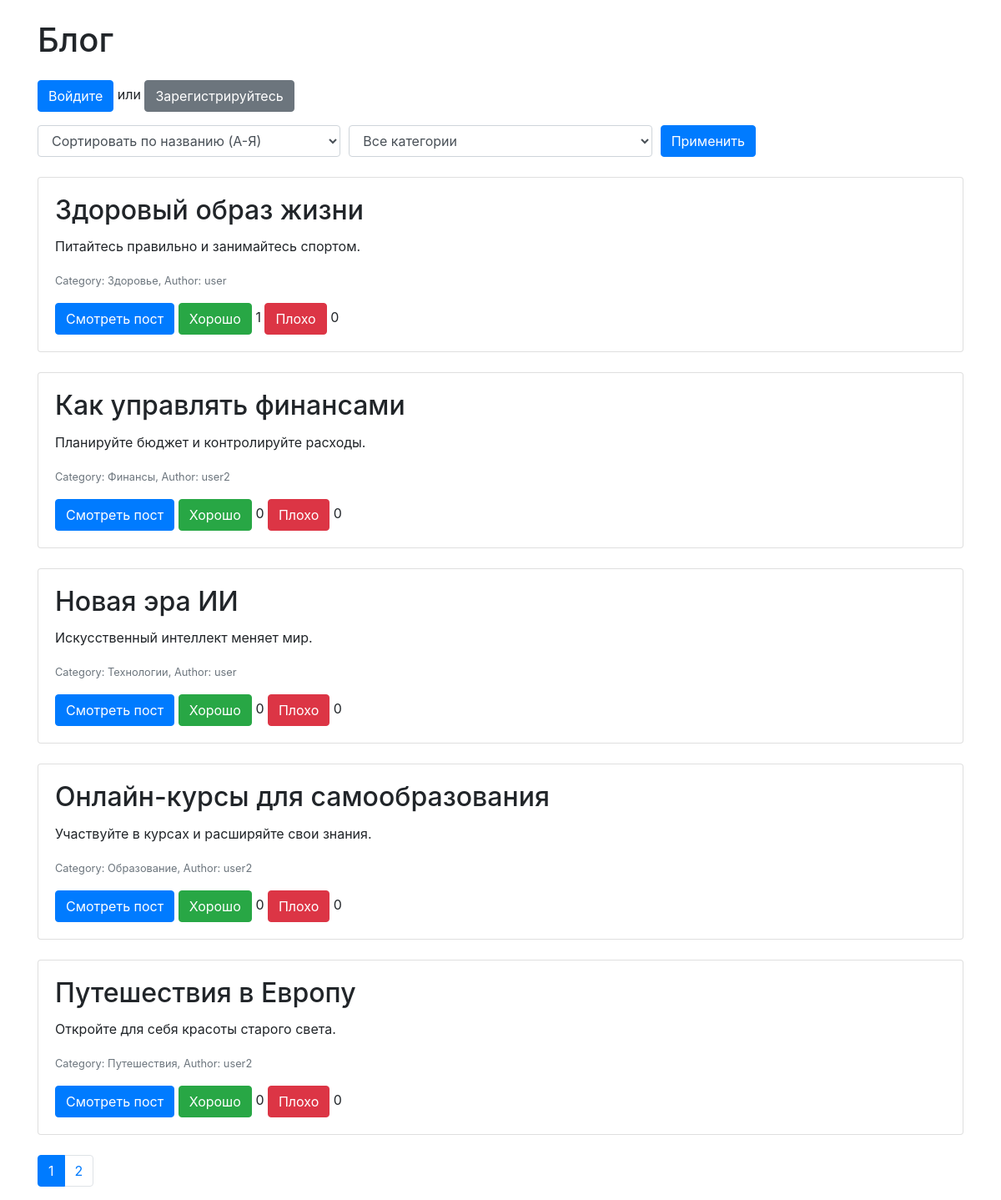
The page / on the database its author committed.
### tables this page shows
CREATE TABLE `posts` (
  `id` int(11) NOT NULL,
  `title` varchar(255) NOT NULL,
  `description` text NOT NULL,
  `category_id` int(11) DEFAULT NULL,
  `user_id` int(11) DEFAULT NULL,
  `created_at` timestamp NULL DEFAULT current_timestamp(),
  `updated_at` timestamp NULL DEFAULT current_timestamp() ON UPDATE current_timestamp(),
  `likes` int(11) DEFAULT 0,
  `dislikes` int(11) DEFAULT 0
);

CREATE TABLE `categories` (
  `id` int(11) NOT NULL,
  `name` varchar(50) NOT NULL
);

CREATE TABLE `users` (
  `id` int(11) NOT NULL,
  `username` varchar(50) NOT NULL,
  `password` varchar(255) NOT NULL,
  `email` varchar(100) NOT NULL,
  `created_at` timestamp NULL DEFAULT current_timestamp()
);

### index.php (the view, shortened to what this page needs)
<?php
include 'config.php';
$limit = 5;
$page = isset($_GET['page']) ? (int)$_GET['page'] : 1;
$offset = ($page - 1) * $limit;
$sort = isset($_GET['sort']) ? $_GET['sort'] : 'title_asc';
$category = isset($_GET['category']) ? (int)$_GET['category'] : 0;
$query = 'SELECT posts.*, categories.name AS category_name, users.username AS author FROM posts
          JOIN categories ON posts.category_id = categories.id
          JOIN users ON posts.user_id = users.id';
switch ($sort) {
    case 'title_asc':
        $query .= ' ORDER BY posts.title ASC';
        break;
}
$query .= ' LIMIT :limit OFFSET :offset';
$stmt = $pdo->prepare($query);
$stmt->bindParam(':limit', $limit, PDO::PARAM_INT);
$stmt->bindParam(':offset', $offset, PDO::PARAM_INT);
$stmt->execute();
$posts = $stmt->fetchAll();
$total_query = 'SELECT COUNT(*) FROM posts';
$total_stmt = $pdo->prepare($total_query);
$total_stmt->execute();
$total_posts = $total_stmt->fetchColumn();
$total_pages = ceil($total_posts / $limit);
?>
<!DOCTYPE html>
<html lang="en">
<head>
    <link rel="stylesheet" href="https://stackpath.bootstrapcdn.com/bootstrap/4.5.2/css/bootstrap.min.css">
</head>
<body>
<div class="container">
<h1 class="my-4">Блог</h1>
    <?php if (isset($_SESSION['username'])): ?>
        <p>Добро пожаловать, <?= htmlspecialchars($_SESSION['username']) ?>! <a href="logout.php" class="btn btn-danger">Выйти из системы</a></p>
        <a href="create_post.php" class="btn btn-primary mb-4">Создать новый пост</a>
    <?php else: ?>
        <p><a href="login.php" class="btn btn-primary">Войдите</a> или <a href="register.php" class="btn btn-secondary">Зарегистрируйтесь</a></p>
    <?php endif; ?>
    <form method="GET" class="mb-4">
        <div class="form-row">
            <div class="col">
                <select name="sort" class="form-control">
                    <option value="title_asc" <?= $sort == 'title_asc' ? 'selected' : '' ?>>Сортировать по названию (A-Я)</option>
                </select>
            </div>
            <div class="col">
                <select name="category" class="form-control">
                    <option value="0">Все категории</option>
                </select>
            </div>
            <div class="col">
                <button type="submit" class="btn btn-primary">Применить</button>
            </div>
        </div>
    </form>
    <?php foreach ($posts as $post): ?>
        <div class="card mb-4">
            <div class="card-body">
                <h2 class="card-title"><?= htmlspecialchars($post['title']) ?></h2>
                <p class="card-text"><?= htmlspecialchars($post['description']) ?></p>
                <p class="card-text"><small class="text-muted">Category: <?= htmlspecialchars($post['category_name']) ?>, Author: <?= htmlspecialchars($post['author']) ?></small></p>
                <button class="btn btn-primary view-post-btn" data-post-id="<?= $post['id'] ?>">Смотреть пост</button>
                <button class="btn btn-success like-btn" data-post-id="<?= $post['id'] ?>" data-like-type="like">Хорошо</button>
                <span class="likes-count"><?= $post['likes'] ?></span>
                <button class="btn btn-danger like-btn" data-post-id="<?= $post['id'] ?>" data-like-type="dislike">Плохо</button>
                <span class="dislikes-count"><?= $post['dislikes'] ?></span>
            </div>
        </div>
    <?php endforeach; ?>
    <nav>
        <ul class="pagination">
            <?php for ($i = 1; $i <= $total_pages; $i++): ?>
                <li class="page-item <?= $page == $i ? 'active' : '' ?>"><a class="page-link" href="?page=<?= $i ?>&sort=<?= $sort ?>&category=<?= $category ?>"><?= $i ?></a></li>
            <?php endfor; ?>
        </ul>
    </nav>
</div>
</body>
</html>

### rows shown on the page
posts: title "Здоровый образ жизни", description "Питайтесь правильно и занимайтесь спортом.", category.name "Здоровье", user.username "user", likes "1", dislikes "0"
posts: title "Как управлять финансами", description "Планируйте бюджет и контролируйте расходы.", category.name "Финансы", user.username "user2", likes "0", dislikes "0"
posts: title "Новая эра ИИ", description "Искусственный интеллект меняет мир.", category.name "Технологии", user.username "user", likes "0", dislikes "0"
posts: title "Онлайн-курсы для самообразования", description "Участвуйте в курсах и расширяйте свои знания.", category.name "Образование", user.username "user2", likes "0", dislikes "0"
posts: title "Путешествия в Европу", description "Откройте для себя красоты старого света.", category.name "Путешествия", user.username "user2", likes "0", dislikes "0"
